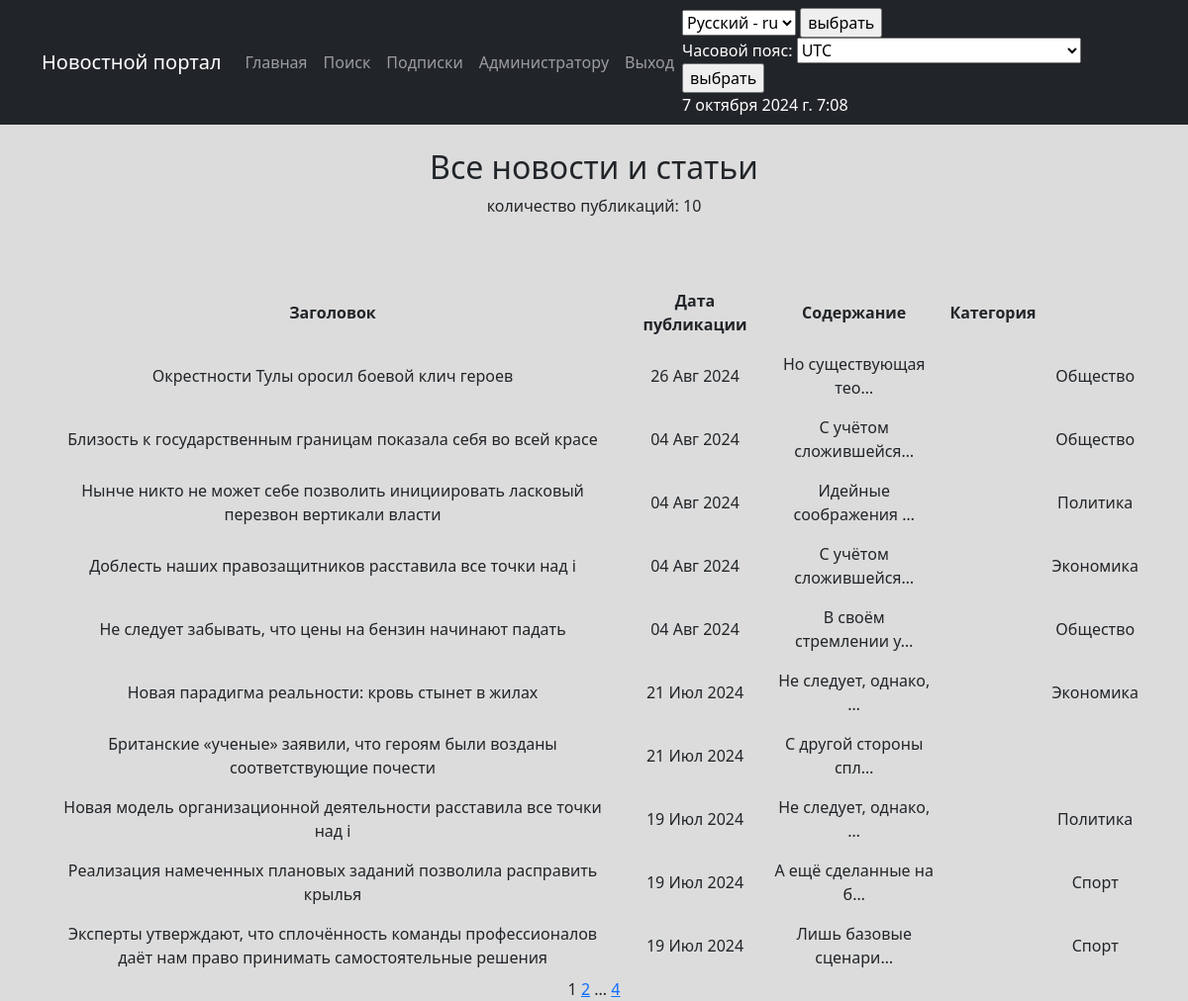
Before: /news/ with the older database file.
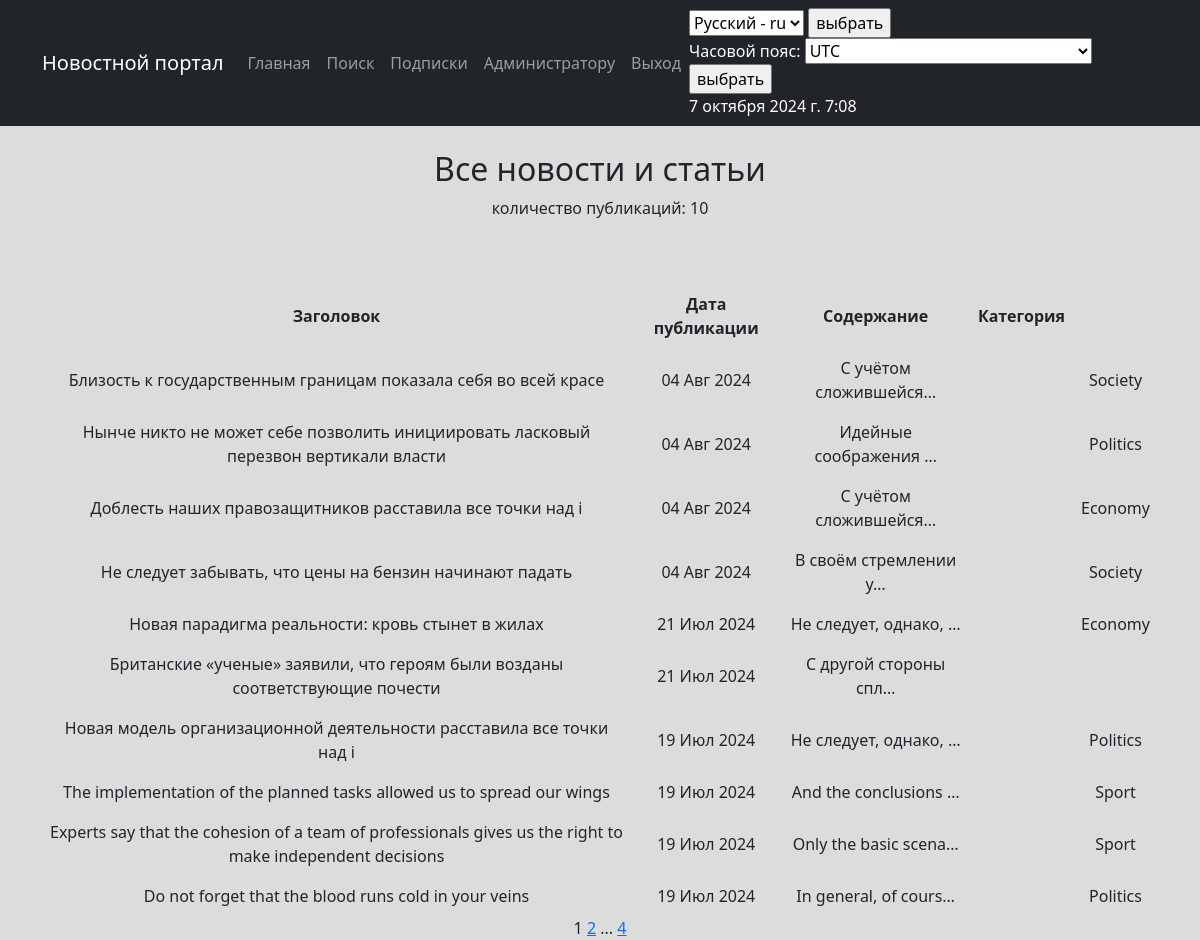
After: the same page with the newer database file.
### news/models.py (models this page shows, shortened)
class Post(models.Model):
    article = "AR"
    news = "NW"
    TYPES = [
        (article, 'Статья'),
        (news, 'Новость')
    ]
    author = models.ForeignKey(User, on_delete=models.CASCADE)
    type = models.CharField(max_length=2, choices=TYPES, default=article)
    add_time = models.DateTimeField(auto_now_add=True, verbose_name=pgettext_lazy('add_time', 'time of addition'))
    category = models.ManyToManyField(Category, through='PostCategory', verbose_name=pgettext_lazy('', 'category'))
    heading = models.CharField(max_length=255, verbose_name=pgettext_lazy('', 'heading'))
    text = models.TextField(verbose_name=pgettext_lazy('', 'text'))
    rating = models.IntegerField(default=0)

class Category(models.Model):
    category_name = models.CharField(max_length=255, unique=True)

### news/views.py (the view, shortened to what this page needs)
# urls.py: path('', cache_page(30)(PostList.as_view()), name='post_list'),
class PostList(ListView):
    model = Post
    template_name = 'news.html'
    context_object_name = 'news'
    ordering = '-add_time'
    paginate_by = 10
    def get_context_data(self, **kwargs):
        context = super().get_context_data(**kwargs)
        context['current_time'] = timezone.localtime(timezone.now())
        context['timezones'] = pytz.common_timezones
        return context

### news/templatetags/custom_filters.py (called while the page is built)
@register.filter()
def censor(value):
    try:
        if type(value) is str:
            for word in censor_list:
                if word in value.lower().split():
                    value = value.replace(word[1:], "*" * len(word[1:]))
            return value
    except TypeError as e:
        print(e)

@register.simple_tag(takes_context=True)
def url_replace(context, **kwargs):
    d = context['request'].GET.copy()
    for k, v in kwargs.items():
        d[k] = v
    return d.urlencode()

### templates/news.html (shortened to what this page needs)
{% extends 'flatpages/default.html' %}
{% load custom_filters %}
{% load i18n %}
{% block content %}
<br>
<h2> {% trans "Все новости и статьи" %}</h2>
<p> {% trans "количество публикаций" %}: {{ news|length }} </p>
<br>
<br>
    {% if news %}
        <table width="100%" cellpadding="8px">
            <tr>
                <td> <strong> {% trans "Заголовок" %}  </strong> </td>
                <td> <strong> {% trans "Дата публикации" %} </strong> </td>
                <td> <strong> {% trans "Содержание" %} </strong> </td>
                <td> <strong> {% trans "Категория" %} </strong> </td>
            </tr>
            {% for post in news %}
            <tr>
                <td> {{ post.heading|censor }}</td>
                <td> {{ post.add_time|date:'d M Y' }} </td>
                <td> {{ post.text|censor|truncatechars:21 }} </td>
                <td>
                </td>
                {% for cat in post.category.all %}
                    <td> {{cat.category_name}} </td>
                {% endfor %}
            </tr>
            {% endfor %}
        </table>
    {% else %}
        <h2>{% trans "Новостей нет!"%}</h2>
    {% endif %}
   {{ page_obj.number }}
   {% if page_obj.has_next %}
       <a href="?{% url_replace page=page_obj.next_page_number %}">{{ page_obj.next_page_number }}</a>
       {% if paginator.num_pages != page_obj.next_page_number %}
           ...
           <a href="?{% url_replace page=page_obj.paginator.num_pages %}">{{ page_obj.paginator.num_pages }}</a>
       {% endif %}
   {% endif %}
{% endblock content %}

### templates/flatpages/default.html (shortened to what this page needs)
<!DOCTYPE html>
{% load cache %}
{% load i18n %}
{% load tz %}
<html lang="en">
    {% cache 0 head %}
        <head>
            {% load static %}
            <link href="{% static 'css/styles.css' %}" rel="stylesheet"/>
        </head>
    {% endcache %}
    <body>
        <nav class="navbar navbar-expand-lg navbar-dark bg-dark static-top">
            <div class="container">
                {% cache 0 nav1 %}
                <a class="navbar-brand" href="#">{% trans "News Portal" %}</a>
                {% endcache %}
                <div class="collapse navbar-collapse" id="navbarResponsive">
                    <ul class="navbar-nav ml-auto">
                    {% cache 0 nav2 %}
                        <li class="nav-item active">
                            <a class="nav-link" href="/news/">{% trans "Home" %}</a>
                        </li>
                        <li class="nav-item">
                            <a class="nav-link" href="{% url 'post_search' %}">{% trans "Search" %}</a>
                        </li>
                        <li class="nav-item">
                            <a class="nav-link" href="{% url 'subscriptions' %}">{% trans "Subscriptions" %}</a>
                        </li>
                        <li class="nav-item">
                            <a class="nav-link" href="/admin/">{% trans "Admin" %}</a>
                        </li>
                    {% endcache %}
                        <li class="nav-item">
                            <a class="nav-link" href="/accounts/logout/">{% trans "Log out" %}</a>
                        </li>
                    </ul>
                </div>
                <div>
                    <form action="{% url 'set_language' %}" method="POST"> {% csrf_token %}
                        {% get_current_language as LANGUAGE_CODE %}
                        <select name="language" id="">
                            {% get_available_languages as LANGUAGES %}
                            {% get_language_info_list for LANGUAGES as languages %}
                            {% get_current_language as LANGUAGE_CODE %}
                            {% for language in languages %}
                                <option value="{{ language.code }}" {% if language.code == LANGUAGE_CODE %} selected {% endif %}>
                                    {{ language.name_local }} - {{ language.code }}
                                </option>
                            {% endfor %}
                        </select>
                        <input type="submit" value="{% trans 'select' %}">
                    </form>
                    {% get_current_timezone as TIME_ZONE %}
                    <form action="" method="POST">
                        <span style="color: white"><label for="timezone">{% trans 'Time zone' %}:</label></span>
                        <select name="timezone">
                            {% for tz in timezones %}
                            <option value="{{ tz }}"{% if tz == TIME_ZONE %} selected{% endif %}>{{ tz }}</option>
                            {% endfor %}
                        </select>
                        <input type="submit" value="{% trans 'select' %}">
                    </form>
                    <span style="color: white">{{ current_time|timezone:TIME_ZONE }}</span>
                </div>
            </div>
        </nav>
        <div class="container">
            <div class="row">
                <div class="col-lg-12 text-center">
                    {% block content %}{% endblock content %}
                </div>
            </div>
        </div>
    </body>
</html>

Changed rows visible on the page:
removed Post: heading|censor "Окрестности Тулы оросил боевой клич героев", add_time "26 Авг 2024", text|censor "Но существующая тео…", Category (category_name "Общество")
changed Category: category_name "Общество" → "Society"
changed Category: category_name "Политика" → "Politics"
changed Category: category_name "Экономика" → "Economy"
changed Post: heading|censor "Реализация намеченных плановых заданий позволила расправить крылья" → "The implementation of the planned tasks allowed us to spread our wings"; text|censor "А ещё сделанные на б…" → "And the conclusions …"
changed Category: category_name "Спорт" → "Sport"
changed Post: heading|censor "Эксперты утверждают, что сплочённость команды профессионалов даёт нам право принимать самостоятельные решения" → "Experts say that the cohesion of a team of professionals gives us the right to make independent decisions"; text|censor "Лишь базовые сценари…" → "Only the basic scena…"
now on this page (row edited): Post: heading|censor "Do not forget that the blood runs cold in your veins", add_time "19 Июл 2024", text|censor "In general, of cours…", Category (category_name "Politics")
